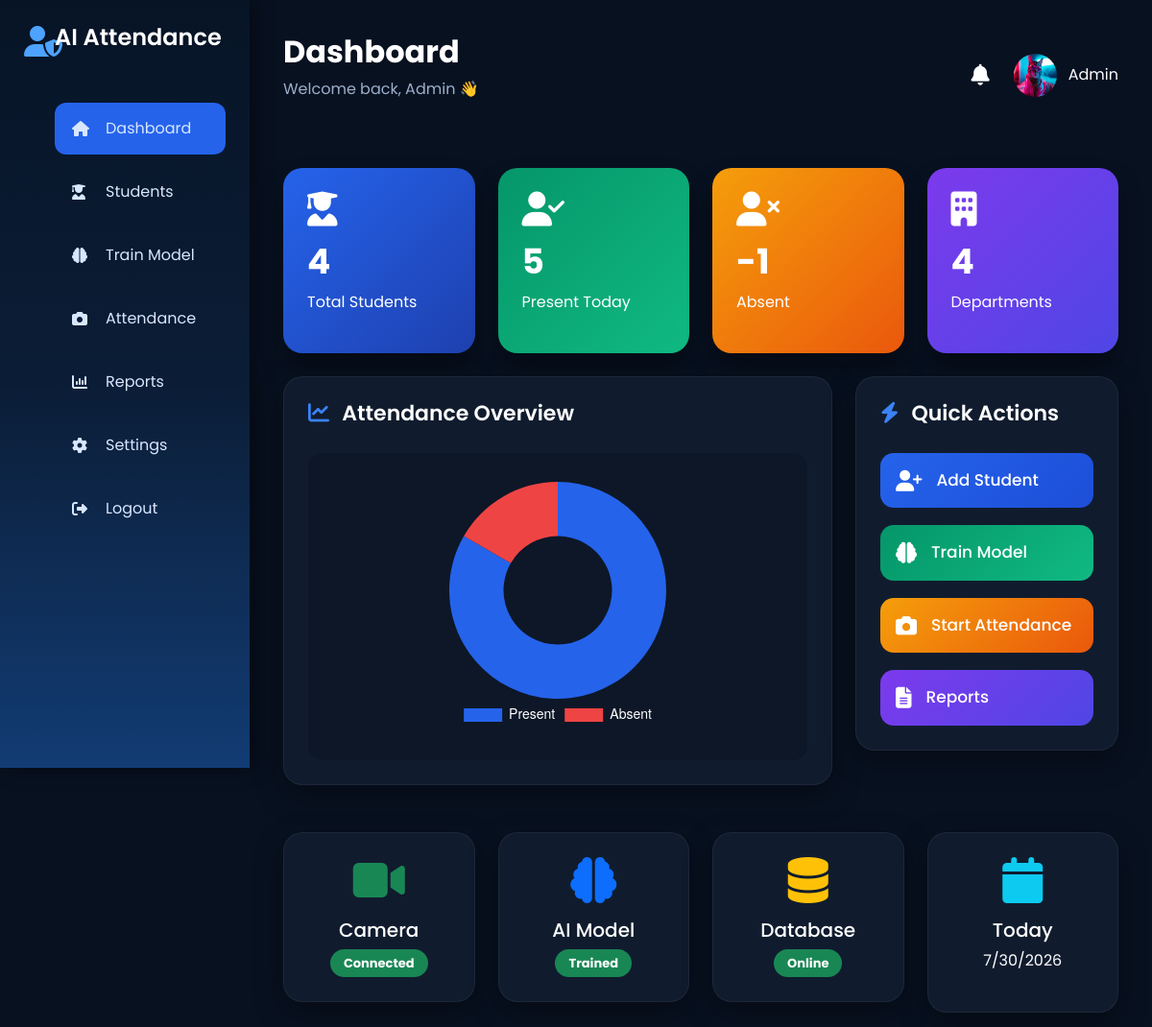
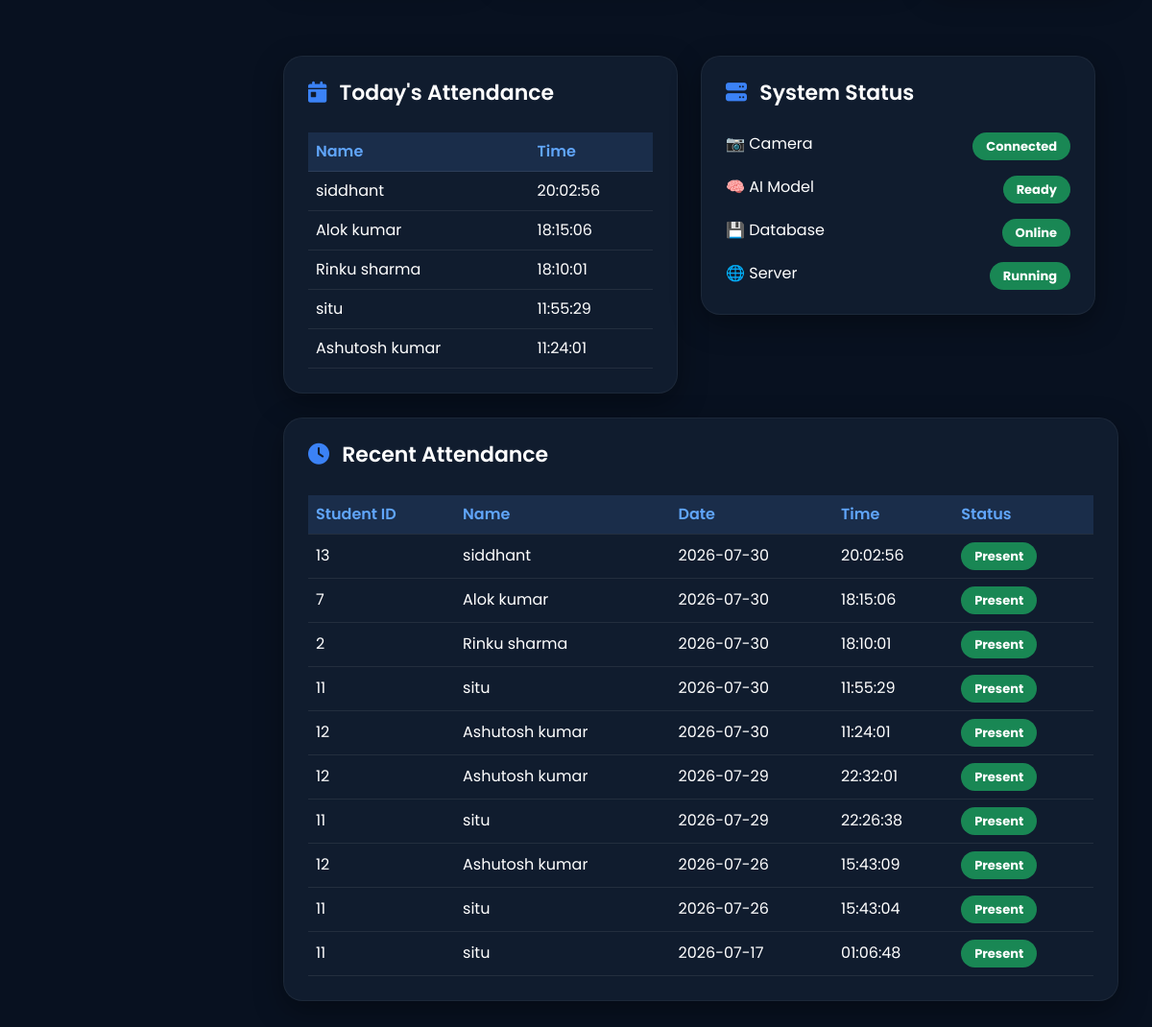
/dashboard, run on the app's committed database (2 pictures, top to bottom).
### tables this page shows
CREATE TABLE attendance(
    id INTEGER PRIMARY KEY AUTOINCREMENT,
    student_id INTEGER,
    name TEXT,
    date TEXT,
    time TEXT,
    status TEXT
);

### app.py (the view)
@app.route("/dashboard")
def dashboard():
    conn = sqlite3.connect("database/attendance.db")
    cursor = conn.cursor()
    today = datetime.now().strftime("%Y-%m-%d")
    cursor.execute("SELECT COUNT(*) FROM students")
    total_students = cursor.fetchone()[0]
    cursor.execute("SELECT COUNT(*) FROM attendance WHERE date=?", (today,))
    present_today = cursor.fetchone()[0]
    absent = total_students - present_today
    cursor.execute("SELECT COUNT(DISTINCT department) FROM students")
    total_departments = cursor.fetchone()[0]
    cursor.execute("""
        SELECT name,time
        FROM attendance
        WHERE date=?
        ORDER BY time DESC
        LIMIT 5
    """, (today,))
    today_records = cursor.fetchall()
    cursor.execute("""
        SELECT student_id,name,date,time
        FROM attendance
        ORDER BY id DESC
        LIMIT 10
    """)
    recent_records = cursor.fetchall()
    conn.close()
    return render_template(
        "dashboard.html",
        total_students=total_students,
        present_today=present_today,
        absent=absent,
        total_departments=total_departments,
        today_records=today_records,
        recent_records=recent_records
    )

### templates/dashboard.html (shortened to what this page needs)
<!DOCTYPE html>
<html lang="en">
<head>
<link href="https://cdn.jsdelivr.net/npm/bootstrap@5.3.3/dist/css/bootstrap.min.css" rel="stylesheet">
<link href="https://cdnjs.cloudflare.com/ajax/libs/font-awesome/6.6.0/css/all.min.css" rel="stylesheet">
<link rel="stylesheet"
href="{{ url_for('static', filename='css/dashboard.css') }}">
</head>
<body>
<div class="sidebar">
    <div class="logo">
        <i class="fas fa-user-shield"></i>
        <h2>AI Attendance</h2>
    </div>
    <ul>
        <li><a href="/dashboard" class="active">
            <i class="fas fa-house"></i>
            Dashboard
        </a></li>
        <li><a href="/students">
            <i class="fas fa-user-graduate"></i>
            Students
        </a></li>
        <li><a href="/train_model">
            <i class="fas fa-brain"></i>
            Train Model
        </a></li>
        <li><a href="/start_attendance">
            <i class="fas fa-camera"></i>
            Attendance
        </a></li>
       <li><a href="/reports">
    <i class="fas fa-chart-column"></i>
    Reports
</a></li>
        <li><a href="#">
            <i class="fas fa-gear"></i>
            Settings
        </a></li>
        <li><a href="/">
            <i class="fas fa-right-from-bracket"></i>
            Logout
        </a></li>
    </ul>
</div>
<div class="main-content">
<div class="topbar">
<div>
<h2>Dashboard</h2>
<p>Welcome back, Admin 👋</p>
</div>
<div class="top-right">
<i class="fas fa-bell notification"></i>
<div class="admin">
    <img src="{{ url_for('static', filename='images/image.jpeg') }}" class="avatar">
<span>Admin</span>
</div>
</div>
</div>
<div class="row g-4 mt-2">
<div class="col-lg-3">
<div class="stat-card blue">
<i class="fas fa-user-graduate"></i>
<h2>{{ total_students }}</h2>
<p>Total Students</p>
</div>
</div>
<div class="col-lg-3">
<div class="stat-card green">
<i class="fas fa-user-check"></i>
<h2>{{ present_today }}</h2>
<p>Present Today</p>
</div>
</div>
<div class="col-lg-3">
<div class="stat-card orange">
<i class="fas fa-user-xmark"></i>
<h2>{{ absent }}</h2>
<p>Absent</p>
</div>
</div>
<div class="col-lg-3">
<div class="stat-card purple">
<i class="fas fa-building"></i>
<h2>{{ total_departments }}</h2>
<p>Departments</p>
</div>
</div>
</div>
<div class="row mt-4">
    <div class="col-lg-8">
        <div class="panel">
            <div class="panel-title">
                <h4>
                    <i class="fas fa-chart-line"></i>
                    Attendance Overview
                </h4>
            </div>
            <div class="chart-area">
                <canvas id="attendanceChart"></canvas>
            </div>
        </div>
    </div>
    <div class="col-lg-4">
        <div class="panel">
            <div class="panel-title">
                <h4>
                    <i class="fas fa-bolt"></i>
                    Quick Actions
                </h4>
            </div>
            <div class="quick-actions">
                <a href="/students" class="action-btn blue-btn">
                    <i class="fas fa-user-plus"></i>
                    Add Student
                </a>
                <a href="/train_model" class="action-btn green-btn">
                    <i class="fas fa-brain"></i>
                    Train Model
                </a>
                <a href="/start_attendance" class="action-btn orange-btn">
                    <i class="fas fa-camera"></i>
                    Start Attendance
                </a>
                <a href="/attendance" class="action-btn purple-btn">
                    <i class="fas fa-file-alt"></i>
                    Reports
                </a>
            </div>
        </div>
    </div>
</div>
<div class="row mt-4">
    <div class="col-lg-3">
        <div class="panel text-center">
            <i class="fas fa-video fa-3x text-success mb-3"></i>
            <h5>Camera</h5>
            <span class="badge bg-success">Connected</span>
        </div>
    </div>
    <div class="col-lg-3">
        <div class="panel text-center">
            <i class="fas fa-brain fa-3x text-primary mb-3"></i>
            <h5>AI Model</h5>
            <span class="badge bg-success">Trained</span>
        </div>
    </div>
    <div class="col-lg-3">
        <div class="panel text-center">
            <i class="fas fa-database fa-3x text-warning mb-3"></i>
            <h5>Database</h5>
            <span class="badge bg-success">Online</span>
        </div>
    </div>
    <div class="col-lg-3">
        <div class="panel text-center">
            <i class="fas fa-calendar fa-3x text-info mb-3"></i>
            <h5>Today</h5>
            <p id="todayDate"></p>
        </div>
    </div>
</div>
<div class="row mt-4">
    <div class="row mt-4">
    <div class="col-lg-6">
        <div class="panel">
            <div class="panel-title">
                <h4>
                    <i class="fas fa-calendar-day"></i>
                    Today's Attendance
                </h4>
            </div>
            <div class="table-responsive">
                <table class="table table-dark table-hover">
                    <thead>
                        <tr>
                            <th>Name</th>
                            <th>Time</th>
                        </tr>
                    </thead>
                    <tbody>
                        {% for row in today_records %}
                        <tr>
                            <td>{{ row[0] }}</td>
                            <td>{{ row[1] }}</td>
                        </tr>
                        {% endfor %}
                    </tbody>
                </table>
            </div>
        </div>
    </div>
    <div class="col-lg-6">
        <div class="panel">
            <div class="panel-title">
                <h4>
                    <i class="fas fa-server"></i>
                    System Status
                </h4>
            </div>
            <div class="status-item d-flex justify-content-between mb-3">
                <span>📷 Camera</span>
                <span class="badge bg-success">Connected</span>
            </div>
            <div class="status-item d-flex justify-content-between mb-3">
                <span>🧠 AI Model</span>
                <span class="badge bg-success">Ready</span>
            </div>
            <div class="status-item d-flex justify-content-between mb-3">
                <span>💾 Database</span>
                <span class="badge bg-success">Online</span>
            </div>
            <div class="status-item d-flex justify-content-between">
                <span>🌐 Server</span>
                <span class="badge bg-success">Running</span>
            </div>
        </div>
    </div>
</div>
    <div class="col-lg-12">
        <div class="panel">
            <div class="panel-title">
                <h4>
                    <i class="fas fa-clock"></i>
                    Recent Attendance
                </h4>
            </div>
            <div class="table-responsive">
                <table class="table table-dark table-hover align-middle">
                    <thead>
                        <tr>
                            <th>Student ID</th>
                            <th>Name</th>
                            <th>Date</th>
                            <th>Time</th>
                            <th>Status</th>
                        </tr>
                    </thead>
                    <tbody>
                    {% for row in recent_records %}
                    <tr>
                        <td>{{ row[0] }}</td>
                        <td>{{ row[1] }}</td>
                        <td>{{ row[2] }}</td>
                        <td>{{ row[3] }}</td>
                        <td>
                            <span class="badge bg-success">
                                Present
                            </span>
                        </td>
                    </tr>
                    {% endfor %}
                    </tbody>
                </table>
            </div>
        </div>
    </div>
</div>
    </div>
<script>
const ctx = document.getElementById('attendanceChart');
new Chart(ctx, {
    type: 'doughnut',
    data: {
        labels: ['Present', 'Absent'],
        datasets: [{
            data: [{{ present_today }}, {{ absent }}],
            backgroundColor: [
                '#2563EB',
                '#EF4444'
            ],
            borderWidth: 0
        }]
    },
    options: {
        responsive: true,
        maintainAspectRatio: false,
        plugins: {
            legend: {
                position: 'bottom',
                labels: {
                    color: 'white',
                    font: {
                        size: 14
                    }
                }
            }
        }
    }
});
// Today's Date
document.getElementById("todayDate").innerHTML =
new Date().toLocaleDateString();
</script>
</body>
</html>

### static/css/dashboard.css (style rules this page uses)
* { margin:0; padding:0; box-sizing:border-box; font-family:'Poppins',sans-serif; }
body { background:#081120; color:#fff; }
.sidebar { position:fixed; left:0; top:0; width:260px; height:100vh; background:linear-gradient(180deg,#071426,#0B1D36,#123C74); padding:25px; box-shadow:5px 0 20px rgba(0,0,0,.45); }
.logo { display:flex; align-items:center; gap:12px; margin-bottom:45px; }
.logo i { font-size:32px; color:#4DA3FF; }
.logo h2 { font-size:24px; font-weight:600; }
.sidebar ul { list-style:none; }
.sidebar ul li { margin:12px 0; }
.sidebar ul li a { display:flex; align-items:center; gap:15px; color:#D8E7FF; text-decoration:none; padding:15px 18px; border-radius:12px; transition:.3s; }
.sidebar ul li a.active { background:#2563EB; }
.sidebar i { width:20px; }
.main-content { margin-left:260px; padding:35px; }
.topbar { display:flex; justify-content:space-between; align-items:center; margin-bottom:30px; }
.topbar h2 { font-size:32px; font-weight:700; }
.topbar p { color:#9CAFCB; }
.top-right { display:flex; align-items:center; gap:25px; }
.notification { font-size:22px; cursor:pointer; }
.admin { display:flex; align-items:center; gap:12px; }
.admin img { width:45px; height:45px; border-radius:50%; }
.stat-card { border-radius:20px; padding:25px; color:white; transition:.35s; cursor:pointer; box-shadow:0 15px 25px rgba(0,0,0,.35); }
.stat-card i { font-size:36px; margin-bottom:15px; }
.stat-card h2 { font-size:36px; font-weight:700; }
.stat-card p { margin-top:8px; font-size:16px; }
.blue { background:linear-gradient(135deg,#2563EB,#1E40AF); }
.green { background:linear-gradient(135deg,#059669,#10B981); }
.orange { background:linear-gradient(135deg,#F59E0B,#EA580C); }
.purple { background:linear-gradient(135deg,#7C3AED,#4F46E5); }
.panel { background:#101C2E; border-radius:20px; padding:25px; box-shadow:0 10px 30px rgba(0,0,0,.35); margin-bottom:25px; border:1px solid rgba(255,255,255,.05); }
.panel-title { display:flex; justify-content:space-between; align-items:center; margin-bottom:20px; }
.panel-title h4 { color:white; font-size:22px; font-weight:600; }
.panel-title i { color:#3B82F6; margin-right:8px; }
.chart-area { height:320px; display:flex; justify-content:center; align-items:center; border-radius:15px; background:#0D1727; }
.quick-actions { display:flex; flex-direction:column; gap:18px; }
.action-btn { text-decoration:none; color:white; padding:16px; border-radius:14px; display:flex; align-items:center; gap:15px; font-size:17px; transition:.35s; font-weight:500; }
.action-btn i { font-size:22px; }
.blue-btn { background:linear-gradient(135deg,#2563EB,#1D4ED8); }
.green-btn { background:linear-gradient(135deg,#059669,#10B981); }
.orange-btn { background:linear-gradient(135deg,#F59E0B,#EA580C); }
.purple-btn { background:linear-gradient(135deg,#7C3AED,#4F46E5); }
.table { margin-bottom:0; }
.table-dark { --bs-table-bg:#101C2E; --bs-table-hover-bg:#16253D; }
.table th { color:#60A5FA; font-weight:600; border-bottom:1px solid rgba(255,255,255,.08); }
.table td { color:white; vertical-align:middle; border-bottom:1px solid rgba(255,255,255,.05); }
.badge { padding:8px 14px; font-size:13px; border-radius:20px; }
.table { background: #101C2E !important; color: white !important; }
.table tbody { background: #101C2E !important; }
.table tbody tr { background: #101C2E !important; }
.table tbody td { color: white !important; background: #101C2E !important; border-color: rgba(255,255,255,.08); }
.table thead th { background: #1A2D4A !important; color: #60A5FA !important; }
#attendanceChart { max-width:260px; max-height:260px; margin:auto; }

### data on the page
attendance: name "siddhant", time "20:02:56", student "13", date "2026-07-30"
attendance: name "Alok kumar", time "18:15:06", student "7", date "2026-07-30"
attendance: name "Rinku sharma", time "18:10:01", student "2", date "2026-07-30"
attendance: name "situ", time "11:55:29", student "11", date "2026-07-30"
attendance: name "Ashutosh kumar", time "11:24:01", student "12", date "2026-07-30"
attendance: student "12", name "Ashutosh kumar", date "2026-07-29", time "22:32:01"
attendance: student "11", name "situ", date "2026-07-29", time "22:26:38"
attendance: student "12", name "Ashutosh kumar", date "2026-07-26", time "15:43:09"
attendance: student "11", name "situ", date "2026-07-26", time "15:43:04"
attendance: student "11", name "situ", date "2026-07-17", time "01:06:48"

### other printed values
{{ total_students }} "4"
{{ present_today }} "5"
{{ absent }} "-1"
{{ total_departments }} "4"
chart data {{ present_today }} 5
chart data {{ absent }} -1
